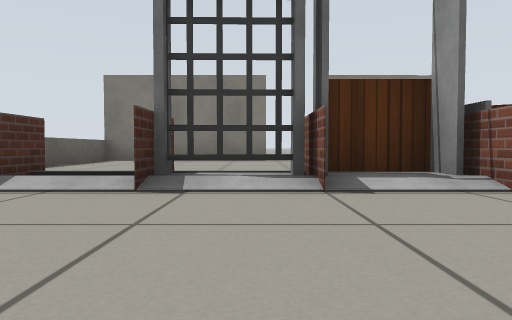
View 1 (above)

12 first-person views from a walk through a Gazebo world. The camera is 0.32 m above the floor, tilts 2° down and sees 70° across. The floor is counted in squares, 1 m on a side. Each view is taken from the middle of a square. On the plan, view 1 faces up. The plan holds only what a view shows up to about 9 squares ahead; the rest is blank. Robots are left out. Gazebo's built-in surfaces are drawn with simple patterns. Some stock models are drawn as simple stand-ins.

View 2
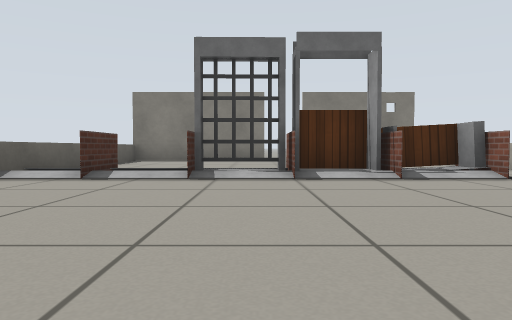

View 3
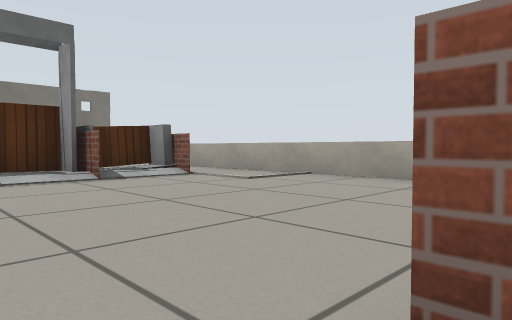

View 4
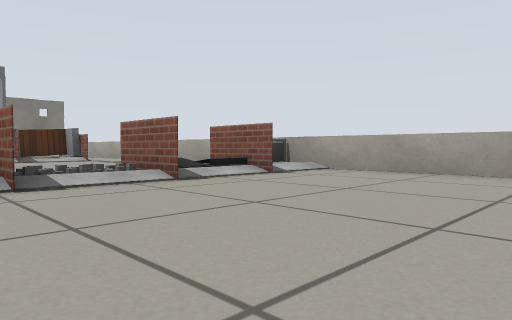

View 5
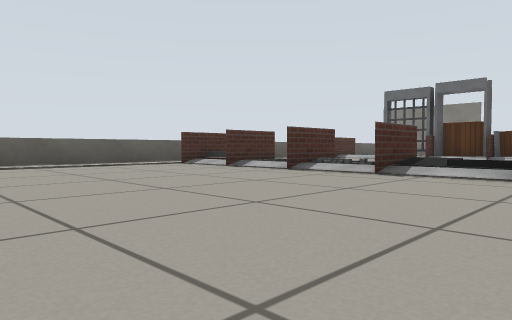

View 6
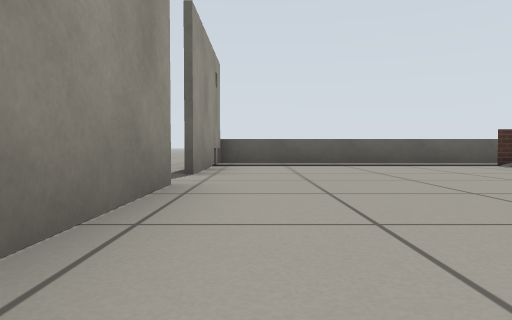

View 7
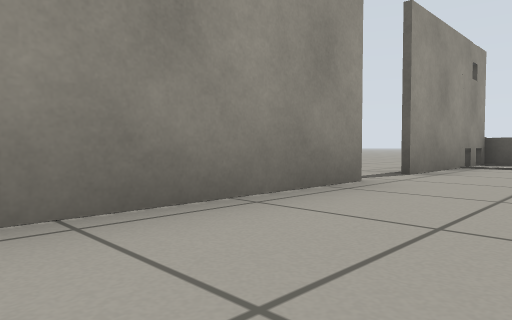

View 8
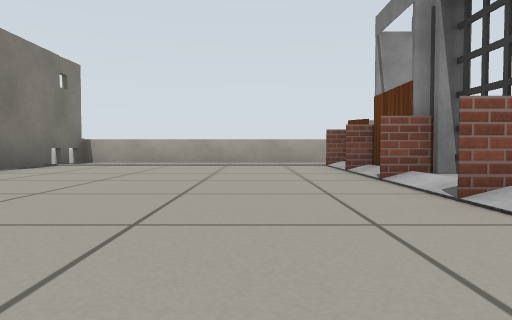

View 9
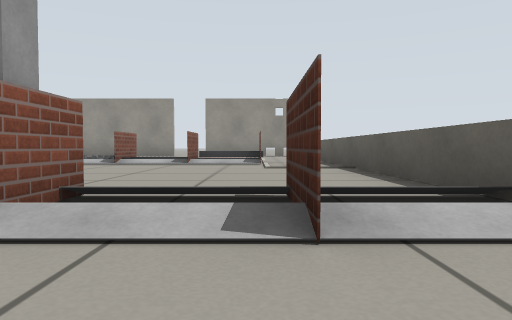

View 10
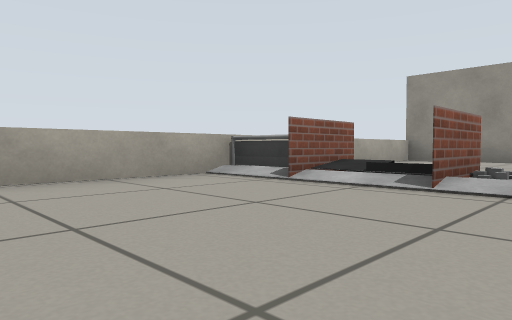

View 11
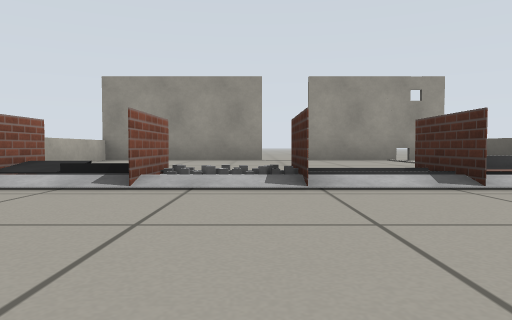

View 12
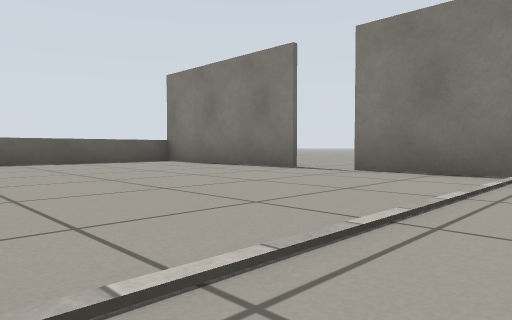

### Floor plan
Points are (right, up) in squares from view 1. A wall is a line through its corners. A room is listed if a view was taken in it or the views show most of it. See-through windows are left out.
Room 1 (views 1, 10, 11, 12)
walls: (0.6, 3.4) (0.6, 3.9); (0.6, -1.8) (0.6, -3); (2, -3) (2, -2.4); (-2.2, 3.9) (-2.2, 2.5); (4.6, -1.5) (4.6, 4.4); (3.3, -3) (3.3, -1.8); (-3.5, 4.4) (-3.5, -1.5)
low walls: (-2.2, -2.3) (-0.9, -2.3)
ways out: opening at (-3, -2.5) to room 2; opening at (0, -2.5) to room 2; opening at (4, -2.5) to room 2; opening at (-3, 3.5) to room 3; opening at (0, 4) to room 3; opening at (4, 4) to room 3
objects: other object (-1, 3) to (0, 3); bridge (1, 3); other object (2, -2); grey box (3, 3); door leaf (4, 3)
Room 2 (views 2, 3, 4, 5, 6, 7)
walls: (0.6, -3) (0.6, -1.8); (0.8, -7.7) (4.6, -7.7) (4.6, -1.5); (-0.7, -1.8) (-0.7, -3); (-3.5, -1.5) (-3.5, -7.7) (-0.2, -7.7)
low walls: (-1.4, -2.4) (-2.1, -2.4)
ways out: opening at (-3, -2.5) to room 1; opening at (0, -2.5) to room 1; opening at (4, -2.5) to room 1; opening at (0, -8)
objects: other object (4, -2)
Room 3 (views 8, 9)
walls: (0.2, 8.6) (-3.5, 8.6) (-3.5, 4.4); (4.6, 4.4) (4.6, 8.6) (1.2, 8.6)
ways out: opening at (-3, 3.5) to room 1; opening at (0, 4) to room 1; opening at (4, 4) to room 1; opening at (1, 9)

Where each view was taken, in squares from view 1:
view 1: 0 up, 0 right, facing up
view 2: 2 down, 0 right, facing up
view 3: 2 down, 0 right, facing up-right
view 4: 6 down, 0 right, facing up-right
view 5: 7 down, 4 right, facing up-left
view 6: 7 down, 4 right, facing left
view 7: 6 down, 4 right, facing down-left
view 8: 5 up, 3 left, facing right
view 9: 5 up, 2 left, facing down
view 10: 1 up, 1 right, facing down-right
view 11: 1 up, 1 right, facing down
view 12: 4 up, 4 right, facing up-left
